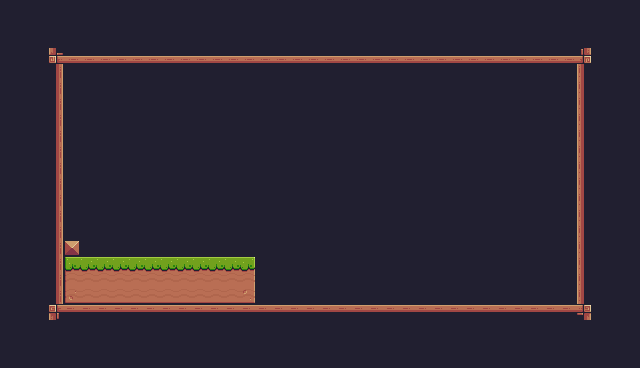

A level layout from a 2D game, rendered from its tile map. Below: a short description, then the map file with its tile-grid data intact:
An orthogonal 40x23 tile map with 16x16 px tiles, 1 tile layer (Tile Layer 1).

<map version="1.10" tiledversion="1.10.2" orientation="orthogonal" renderorder="right-down" width="40" height="23" tilewidth="16" tileheight="16" infinite="0" nextlayerid="2" nextobjectid="1">
 <tileset firstgid="1" source="Pixel Adventure.tsx" />
 <layer id="1" name="Tile Layer 1" width="40" height="23">
  <data encoding="csv">
200,200,200,200,200,200,200,200,200,200,200,200,200,200,200,200,200,200,200,200,200,200,200,200,200,200,200,200,200,200,200,200,200,200,200,200,200,200,200,200,
200,200,200,200,200,200,200,200,200,200,200,200,200,200,200,200,200,200,200,200,200,200,200,200,200,200,200,200,200,200,200,200,200,200,200,200,200,200,200,200,
200,200,200,200,200,200,200,200,200,200,200,200,200,200,200,200,200,200,200,200,200,200,200,200,200,200,200,200,200,200,200,200,200,200,200,200,112,200,200,200,
200,200,200,133,134,134,134,134,134,134,134,134,134,134,134,134,134,134,134,134,134,134,134,134,134,134,134,134,134,134,134,134,134,134,134,134,135,200,200,200,
200,200,200,113,200,200,200,200,200,200,200,200,200,200,200,200,200,200,200,200,200,200,200,200,200,200,200,200,200,200,200,200,200,200,200,200,111,200,200,200,
200,200,200,113,200,200,200,200,200,200,200,200,200,200,200,200,200,200,200,200,200,200,200,200,200,200,200,200,200,200,200,200,200,200,200,200,111,200,200,200,
200,200,200,113,200,200,200,200,200,200,200,200,200,200,200,200,200,200,200,200,200,200,200,200,200,200,200,200,200,200,200,200,200,200,200,200,111,200,200,200,
200,200,200,113,200,200,200,200,200,200,200,200,200,200,200,200,200,200,200,200,200,200,200,200,200,200,200,200,200,200,200,200,200,200,200,200,111,200,200,200,
200,200,200,113,200,200,200,200,200,200,200,200,200,200,200,200,200,200,200,200,200,200,200,200,200,200,200,200,200,200,200,200,200,200,200,200,111,200,200,200,
200,200,200,113,200,200,200,200,200,200,200,200,200,200,200,200,200,200,200,200,200,200,200,200,200,200,200,200,200,200,200,200,200,200,200,200,111,200,200,200,
200,200,200,113,200,200,200,200,200,200,200,200,200,200,200,200,200,200,200,200,200,200,200,200,200,200,200,200,200,200,200,200,200,200,200,200,111,200,200,200,
200,200,200,113,200,200,200,200,200,200,200,200,200,200,200,200,200,200,200,200,200,200,200,200,200,200,200,200,200,200,200,200,200,200,200,200,111,200,200,200,
200,200,200,113,200,200,200,200,200,200,200,200,200,200,200,200,200,200,200,200,200,200,200,200,200,200,200,200,200,200,200,200,200,200,200,200,111,200,200,200,
200,200,200,113,200,200,200,200,200,200,200,200,200,200,200,200,200,200,200,200,200,200,200,200,200,200,200,200,200,200,200,200,200,200,200,200,111,200,200,200,
200,200,200,113,200,200,200,200,200,200,200,200,200,200,200,200,200,200,200,200,200,200,200,200,200,200,200,200,200,200,200,200,200,200,200,200,111,200,200,200,
200,200,200,113,35,200,200,200,200,200,200,200,200,200,200,200,200,200,200,200,200,200,200,200,200,200,200,200,200,200,200,200,200,200,200,200,111,200,200,200,
200,200,200,113,7,8,8,8,8,8,8,8,8,8,8,9,200,200,200,200,200,200,200,200,200,200,200,200,200,200,200,200,200,200,200,200,111,200,200,200,
200,200,200,113,29,30,30,30,30,30,30,30,30,30,30,31,200,200,200,200,200,200,200,200,200,200,200,200,200,200,200,200,200,200,200,200,111,200,200,200,
200,200,200,113,51,52,52,52,52,52,52,52,52,52,52,53,200,200,200,200,200,200,200,200,200,200,200,200,200,200,200,200,200,200,200,200,111,200,200,200,
200,200,200,89,90,90,90,90,90,90,90,90,90,90,90,90,90,90,90,90,90,90,90,90,90,90,90,90,90,90,90,90,90,90,90,90,91,200,200,200,
200,200,200,200,200,200,200,200,200,200,200,200,200,200,200,200,200,200,200,200,200,200,200,200,200,200,200,200,200,200,200,200,200,200,200,200,112,200,200,200,
200,200,200,200,200,200,200,200,200,200,200,200,200,200,200,200,200,200,200,200,200,200,200,200,200,200,200,200,200,200,200,200,200,200,200,200,200,200,200,200,
200,200,200,200,200,200,200,200,200,200,200,200,200,200,200,200,200,200,200,200,200,200,200,200,200,200,200,200,200,200,200,200,200,200,200,200,200,200,200,200
</data>
 </layer>
</map>
